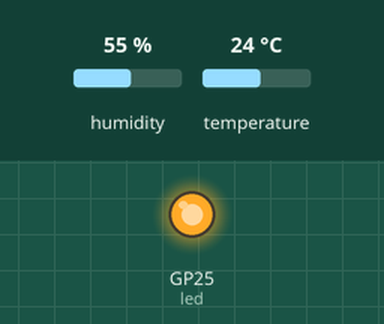
Simulated run of this program. Board: Raspberry Pi Pico running MicroPython. On the bench: output pins drawn as LEDs (lit = HIGH). Wiring (from the project's diagram.json): DHT22 sensor on GP15. The test bench sets the inputs (shaded band); at power-on: humidity 55 %, temperature 24 °C. Values from a settings file that is not in the repository are placeholders; the clock reads 2024-03-15 10:24:30 at power-on unless the program sets it; what the program prints to the serial console is not drawn.

Above: at 0.12 s.
At 2.6 s:
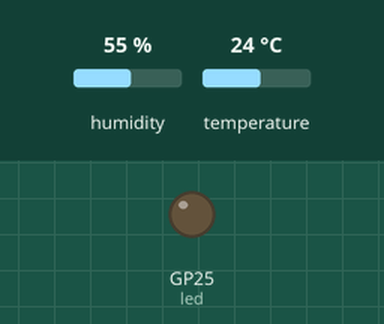
Timing chart, 0 to 6.5 s (numbered marks = the images above):
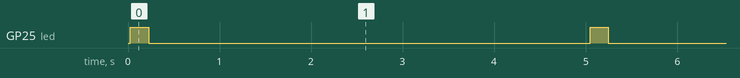

Measured:
- by itself, GP25 (led): alternates HIGH for 0.20 s and LOW for 4.8 s
- by itself, everything shown: repeats every 10.1 s, in 4 steps

The program:

main.py
```python
# main.py — Sää asema simulaatio
# DHT22: VCC->3V3, GND->GND, DATA->GP15

from machine import Pin
from time import sleep, time
import dht

# --- secrets handling ---
try:
    import secrets
except ImportError:
    # fallback jos secrets.py puuttuu; simulaatio-tila
    class secrets:
        WIFI_SSID = ""
        WIFI_PASSWORD = ""
        TS_WRITE_KEY = ""
        DRY_RUN = True

DRY_RUN = getattr(secrets, "DRY_RUN", not bool(getattr(secrets, "TS_WRITE_KEY", "")))

sensor = dht.DHT22(Pin(15))
led = Pin("LED", Pin.OUT)

def measure():
    sensor.measure()
    t = sensor.temperature()
    h = sensor.humidity()
    return t, h

def send_simulated(t, h):
    # ÄLÄ LÄHETÄ — vain näytä mitä lähetettäisiin
    url = "https://api.thingspeak.com/update?api_key={}&field1={:.2f}&field2={:.2f}".format(
        getattr(secrets, "TS_WRITE_KEY", "YOUR_KEY"), t, h
    )
    print("[DRY RUN] Would GET:", url)

def send_thingspeak(t, h):
    import network, socket
    host = "api.thingspeak.com"
    path = "/update?api_key={}&field1={:.2f}&field2={:.2f}".format(secrets.TS_WRITE_KEY, t, h)

    # Wi-Fi
    wlan = network.WLAN(network.STA_IF)
    wlan.active(True)
    if not wlan.isconnected():
        print("Connecting Wi-Fi…")
        wlan.connect(secrets.WIFI_SSID, secrets.WIFI_PASSWORD)
        for _ in range(150):  # ~15 s
            if wlan.isconnected():
                break
            sleep(0.1)
        if not wlan.isconnected():
            raise RuntimeError("Wi-Fi connect timeout")

    # HTTP GET ilman urequests-kirjastoa
    addr = socket.getaddrinfo(host, 80)[0][-1]
    s = socket.socket()
    s.connect(addr)
    req = "GET {} HTTP/1.1\r\nHost: {}\r\nConnection: close\r\n\r\n".format(path, host)
    s.send(req)
    # Lue ja hylkää vastaus (siivotaan soketti)
    while s.recv(1024):
        pass
    s.close()

MIN_INTERVAL = 20  # s (ThingSpeak raja 15 s -> jätetään varaa)
last = 0

print("Weather station {} mode".format("DRY" if DRY_RUN else "REAL"))
while True:
    if time() - last < (5 if DRY_RUN else MIN_INTERVAL):
        sleep(0.2)
        continue
    try:
        t, h = measure()
        print("T={:.1f} °C  RH={:.1f} %".format(t, h))
        if DRY_RUN:
            send_simulated(t, h)
        else:
            send_thingspeak(t, h)
        led.on(); sleep(0.2); led.off()
        last = time()
    except Exception as e:
        print("Error:", e)
        led.off()
        sleep(2)
```
